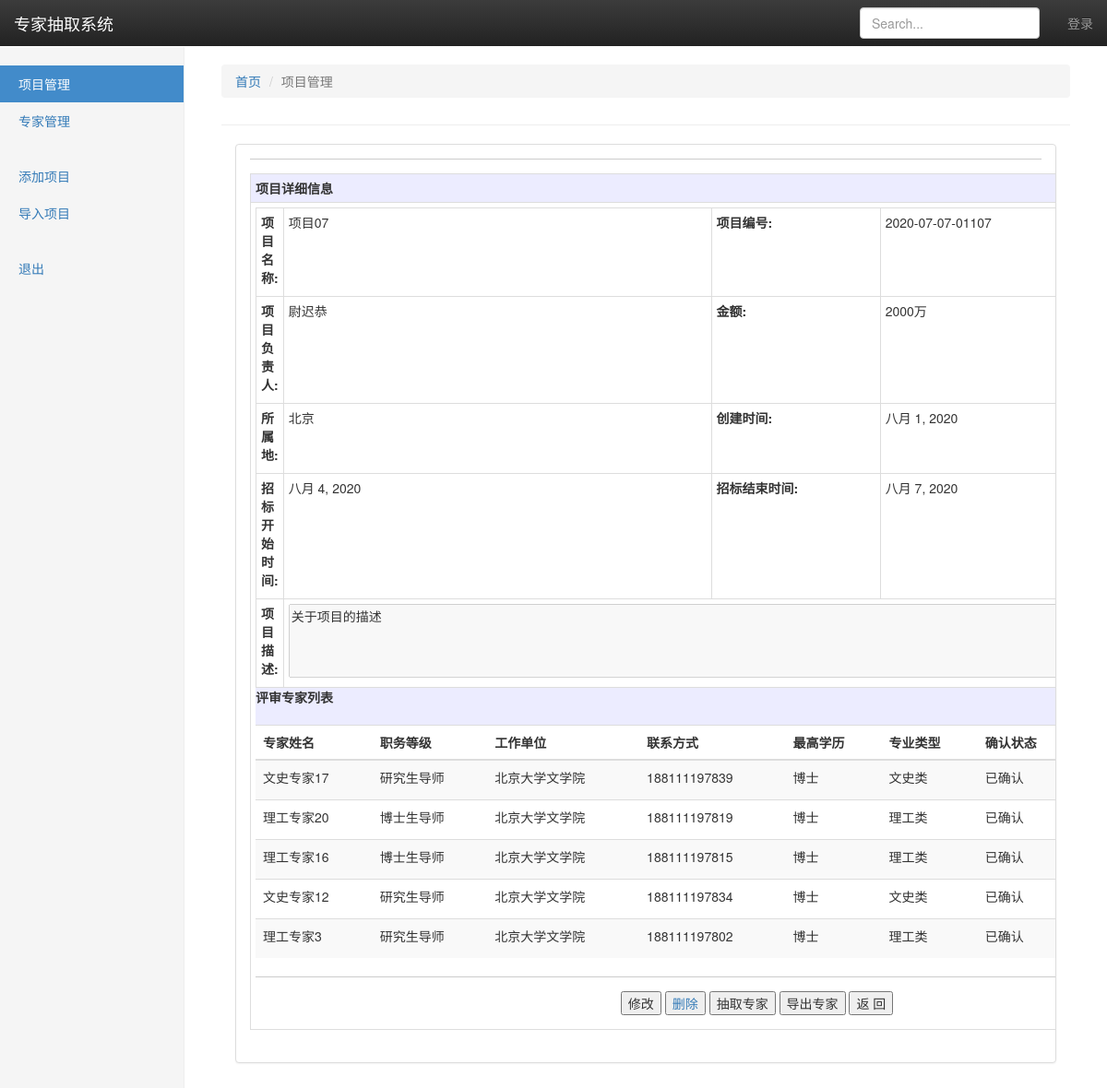
Before: /program/detail/7 with the older database file.
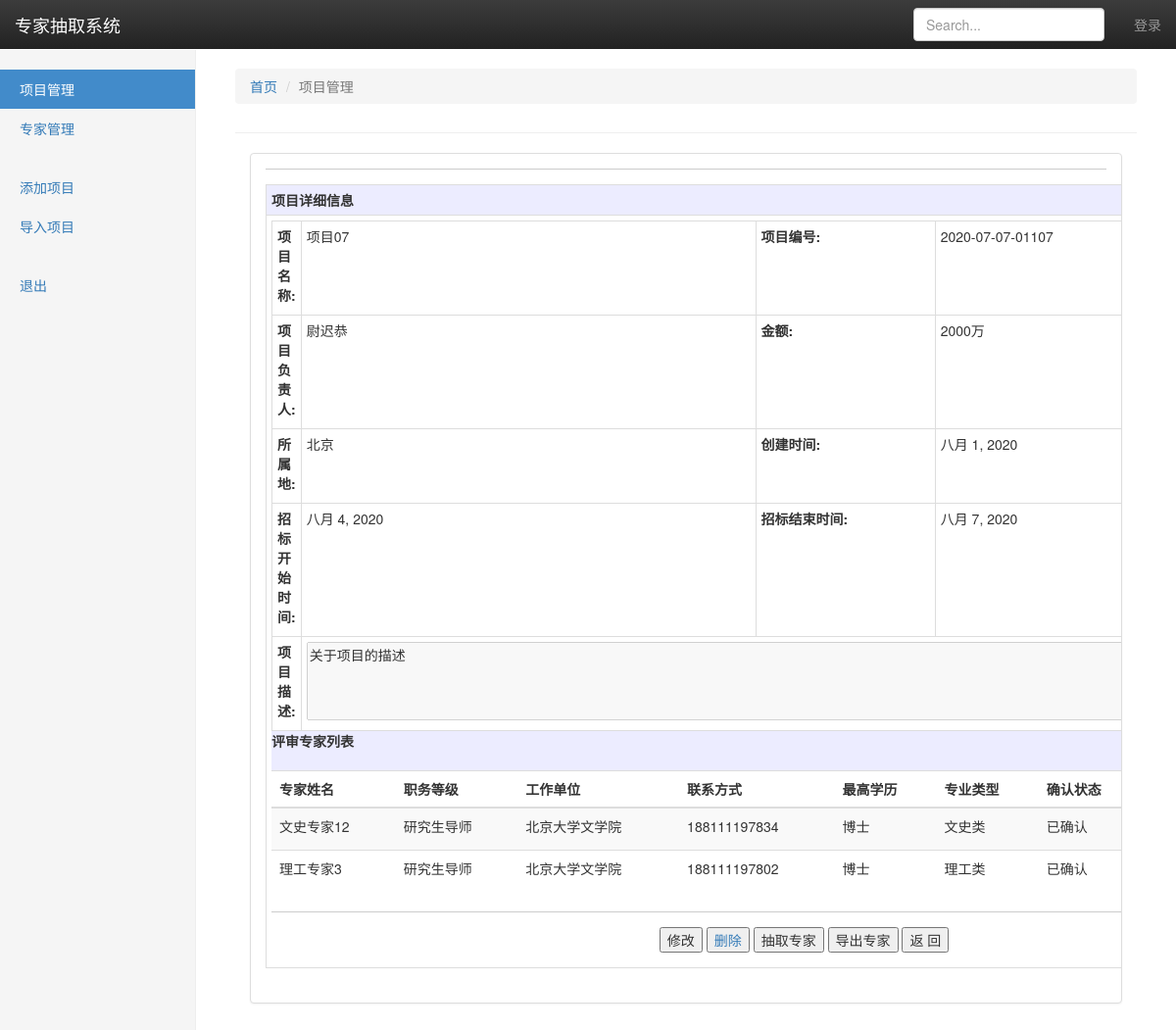
After: the same page with the newer database file.
### program/models.py (models this page shows, shortened)
class Program(models.Model):
    id = models.AutoField(primary_key=True)
    visible = models.BooleanField(default=True)
    seq = models.CharField(max_length=100, null=False, verbose_name="项目编号")
    name = models.CharField(max_length=500, verbose_name="项目名称", null=False)
    desp = models.CharField(max_length=1000, verbose_name="项目描述", null=True)
    responser = models.CharField(max_length=100, verbose_name="项目负责人", null=False)
    location = models.CharField(max_length=100, verbose_name="所属地", null=True)
    money = models.CharField(max_length=100, null=True,verbose_name="招标金额")
    program_date = models.DateField(verbose_name="创建时间")
    start_date = models.DateField(verbose_name="评标开始时间")
    end_date = models.DateField(verbose_name="评标截止时间")
    class Meta:
        verbose_name = '项目'
        verbose_name_plural = verbose_name

### experts/models.py (models this page shows, shortened)
class Comments(models.Model):
    program = models.ForeignKey(Program, on_delete=models.CASCADE, verbose_name='项目名称')
    expert = models.ForeignKey(Expert, on_delete=models.CASCADE, verbose_name='评审专家')
    content = models.CharField(max_length=10000, verbose_name="评审意见", null=True)
    input_date = models.DateField(auto_now=True, verbose_name="评审日期")
    status_choice = [
        ("ok","已确认"),
        ("nok","已排除"),
        ("unknow","待确认"),
    ]
    valuation_status_choice = [
        ("pass","评审通过"),
        ("nopass","评审不通过"),
        ("unvaluated","待评审"),
    ]
    status = models.CharField(max_length=20, verbose_name="确认状态", choices=status_choice, default="unknow", null=True)
    valuation_status = models.CharField(max_length=20, verbose_name="评审状态", choices=valuation_status_choice, default="unvaluated", null=True)
    class Meta:
        verbose_name = '专家评审意见'
        verbose_name_plural = verbose_name

class Expert(models.Model):
    id = models.AutoField(primary_key=True)
    visible = models.BooleanField(default=True, null=True)
    name = models.CharField(max_length=100, verbose_name="专家姓名")
    phone = models.CharField(max_length=100, verbose_name="联系方式")
    email = models.CharField(max_length=100, verbose_name="电子邮箱", null=True)
    address = models.CharField(max_length=100, verbose_name="联系地址", null=True)
    unit = models.CharField(max_length=100, verbose_name="工作单位")
    degree = models.CharField(max_length=500, verbose_name="学历",  null=True)
    level = models.CharField(max_length=500, verbose_name="职务等级", null=True)
    program_type = models.CharField(max_length=500, verbose_name="专业类型", null=True)
    selected_program_list = models.ManyToManyField(Program, related_name="selected", through="Comments")
    account = models.ForeignKey(User, on_delete=models.CASCADE, verbose_name="账户", default=get_default_user, null=True)
    class Meta:
        verbose_name = '专家'
        verbose_name_plural = verbose_name

### program/views.py (the view)
# urls.py: path('detail/<int:program_id>', views.program_detail, name='detail'),
def program_detail(request, program_id):
    try:
        program_detail_info = Program.objects.get(id=program_id)
    except:
        return HttpResponse("项目不存在， ID:", program_id)
    comment_list = Comments.objects.filter(program__id = program_id).exclude(status="nok")
    return render(request, 'program_detail.html', {"expert_list" : comment_list, "program": program_detail_info})

### template/program_detail.html (shortened to what this page needs)
<!DOCTYPE html>
{% load static %}
<html lang="zh-CN">
<head>
  <link rel="stylesheet" href = "{%static 'css/bootstrap.min.css'%}">
  <link rel="stylesheet" href="{%static 'css/bootstrap-theme.min.css'%}">
  {% load static %}
</head>
<body>
  <nav class="navbar navbar-inverse navbar-fixed-top">
    <div class="container-fluid">
      <div class="navbar-header">
        <a class="navbar-brand" href="#">专家抽取系统</a>
      </div>
      <div id="navbar" class="navbar-collapse collapse">
        <ul class="nav navbar-nav navbar-right">
          {% if user.is_authenticated %}
          <li class="nav-item dropdown">
            <a><strong>用户</strong>：{{ user.username }}</a>
          </li>
          <li class="nav-item dropdown">
            <a href="/experts/login_out/">退出登陆</a>
          </li>
          {% else %}
          <li class="nav-item">
            <a class="nav-link" href="/experts/login/">登录</a>
          </li>
          {% endif %}
        </ul>
        <form class="navbar-form navbar-right">
          <input type="text" class="form-control" placeholder="Search...">
        </form>
      </div>
    </div>
  </nav>
  <div class="container-fluid">
    <div class="row">
      <div class="col-sm-3 col-md-2 sidebar">
        <ul class="nav nav-sidebar">
          <li class="active"><a href="{% url 'index' %}">项目管理 <span class="sr-only">(current)</span></a></li>
          <li><a href="{% url 'list' %}">专家管理</a></li>
        </ul>
        <ul class="nav nav-sidebar">
          <li><a href="{% url 'addProgram' %}">添加项目</a></li>
          <li><a href="{% url 'importProgram' %}">导入项目</a></li>
        </ul>
		<ul class="nav nav-sidebar">
			<li><a href="{% url 'login' %}">退出</a></li>
        </ul>
      </div>
      <div class="col-sm-9 col-sm-offset-3 col-md-10 col-md-offset-2 main">
		<div class="page-header">
			<ol class="breadcrumb">
				<li><a href="/program/list">首页</a></li>
				<li class="active">项目管理</li>
			</ol>
		</div>
        <div class="col-md-12">
          <div class="panel panel-default">
            <div class="panel-body table-responsive">
              <div
                style="border-bottom:1px solid #ccc; margin-bottom:15px; color:#3299fd; background-repeat:no-repeat; padding-left:20px; background-position: bottom left;">
              </div>
              <form id="inputForm" class="form-horizontal" action="" method="get">
                <table class="table table-bordered table-condensed">
                  <tr>
                    <td style="background-color:#ECECFF;">
                      <b>项目详细信息</b>
                    </td>
                  </tr>
                  <tr>
                    <td>
                      <table class="table table-bordered table-condensed" style="margin-bottom: 0px;">
                  </tr>
                  <tr>
                    <td style="width:15%">
                      <label class="tab_control_label">项目名称: </label>
                    </td>
                    <td style="width:38%">
                      {{program.name}}
                    </td>
                    <td style="width:15%"><label class="tab_control_label">项目编号: </label></td>
                    <td style="width:38%">
                      {{program.seq}}
                    </td>
                  </tr>
                  <tr>
                    <td>
                      <label class="tab_control_label">项目负责人: </label>
                    </td>
                    <td>
                      {{program.responser}}
                    </td>
                    <td><label class="tab_control_label">金额: </label></td>
                    <td>
                      {{program.money}}
                    </td>
                  </tr>
                  <tr>
                    <td><label class="tab_control_label">所属地: </label></td>
                    <td>
                      {{program.location}}
                    </td>
                    <td><label class="tab_control_label">创建时间: </label></td>
                    <td>
                      {{program.program_date}}
                    </td>
                  </tr>
                  <tr>
                    <td><label class="tab_control_label">招标开始时间: </label></td>
                    <td>
                      {{program.start_date}}
                    </td>
                    <td><label class="tab_control_label">招标结束时间: </label></td>
                    <td>
                      {{program.end_date}}
                    </td>
                  </tr>
                  <tr>
                    <td><label class="tab_control_label">项目描述: </label></td>
                    <td colspan="10">
                      <textarea disabled id="remarks" name="remarks" maxlength="1000"
                        style="width: 1100px; height: 80px" placeholder="输入项目简单描述">{{program.desp}}</textarea>
                    </td>
                  </tr>
                </table>
              </form>
            </div>
          </div>
        </div>
      </div>
      <table class="table table-striped">
        <thead>
          <tr>
            <div style="background-color:#ECECFF; height: 40px">
              <b>评审专家列表</b>
            </div>
          </tr>
        </thead>
        <thead>
          <tr>
            <th>专家姓名</th>
            <th>职务等级</th>
            <th>工作单位</th>
            <th>联系方式</th>
            <th>最高学历</th>
            <th>专业类型</th>
            <th>确认状态</th>
          </tr>
        </thead>
        <tbody>
          {% for expert in expert_list %}
          <tr>
            <td>{{expert.expert.name}}</td>
            <td>{{expert.expert.level}}</td>
            <td>{{expert.expert.unit}}</td>
            <td>{{expert.expert.phone}}</td>
            <td>{{expert.expert.degree}}</td>
            <td>{{expert.expert.program_type}}</td>
            <td>{{expert.get_status_display}}</td>
          </tr>
          {% endfor%}
        </tbody>
      </table>
    </div>
  </div>
  <div
    style="border-bottom:1px solid #ccc; margin-bottom:15px; color:#3299fd; background-repeat:no-repeat; padding-left:20px; background-position: bottom left;">
  </div>
  <div style="width:350px; display:block; margin:10px auto;">
    <button type="button" class="btn-blu-btn" onclick="location.href='/program/modify/{{program.id}}';">修改</button>
    <a href="/program/deleteProgram/{{program.id}}" onclick="return del('确认要删除该项目吗？', this.href)">
      <button type="button" class="btn-blu-btn">删除</button>
    </a>
    <button type="button" class="btn-blu-btn"
      onclick="location.href='/program/selectExperts/{{program.id}}';">抽取专家</button>
    <button type="button" class="btn-blu-btn" onclick="location.href='/program/exportExperts/{{program.id}}';">导出专家</button>
    <button type="button" class="btn-cancel" onclick="history.go(-1)">返 回</button>
  </div>
</body>
</html>

### template/program_detail.html (style rules this page uses)
body { padding-top: 50px; }
.navbar-fixed-top { border: 0; }
.sidebar { display: none; }
@media (min-width: 768px) { .sidebar { position: fixed; top: 51px; bottom: 0; left: 0; z-index: 1000; display: block; padding: 20px; overflow-x: hidden; overflow-y: auto; background-color: #f5f5f5; border-right: 1px solid #eee; } }
.nav-sidebar { margin-right: -21px; margin-bottom: 20px; margin-left: -20px; }
.nav-sidebar>li>a { padding-right: 20px; padding-left: 20px; }
.nav-sidebar>.active>a, .nav-sidebar>.active>a:hover, .nav-sidebar>.active>a:focus { color: #fff; background-color: #428bca; }
.main { padding: 20px; }
@media (min-width: 768px) { .main { padding-right: 40px; padding-left: 40px; } }
.main .page-header { margin-top: 0; }

Changed rows visible on the page:
removed Comments: expert.name "文史专家17", expert.level "研究生导师", expert.unit "北京大学文学院", expert.phone "188111197839", expert.degree "博士", expert.program_type "文史类", status "已确认"
removed Comments: expert.name "理工专家20", expert.level "博士生导师", expert.unit "北京大学文学院", expert.phone "188111197819", expert.degree "博士", expert.program_type "理工类", status "已确认"
removed Comments: expert.name "理工专家16", expert.level "博士生导师", expert.unit "北京大学文学院", expert.phone "188111197815", expert.degree "博士", expert.program_type "理工类", status "已确认"
